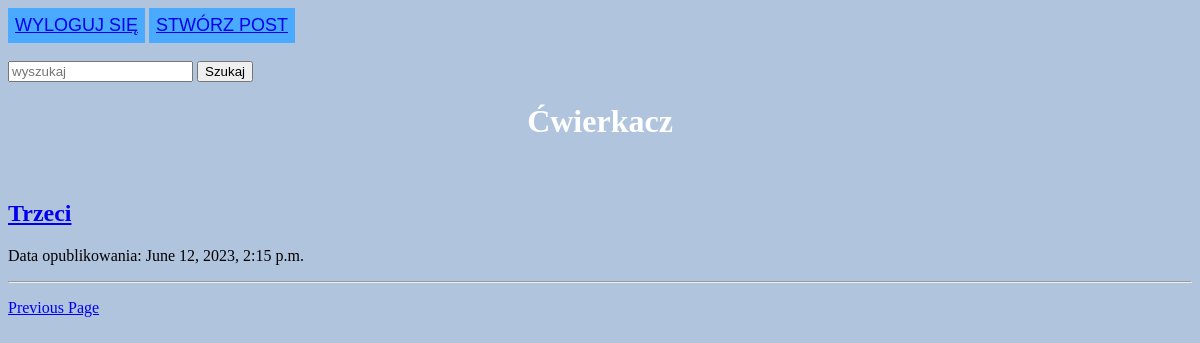
The app's page /posty?page=2, older data.
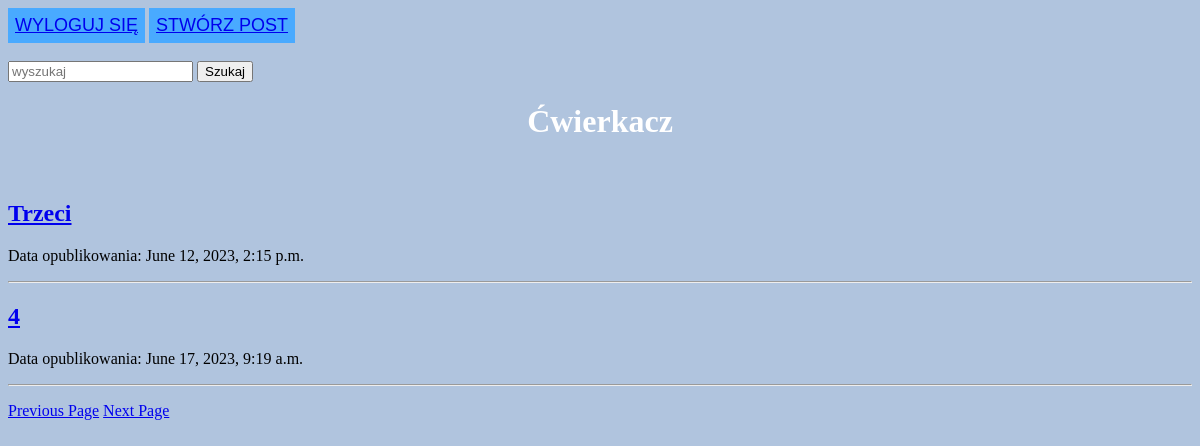
The same page, newer data.
### posty/models.py (models this page shows, shortened)
class Post(models.Model):
    objects = None
    STATUS_CHOICES = (
        ('draft', 'Draft'),
        ('published', 'Published')
    )
    title = models.CharField(max_length=250)
    slug = models.SlugField(max_length=250)
    content = models.TextField()
    published = models.DateTimeField(default=timezone.now())
    created = models.DateTimeField(auto_now_add=True)
    updated = models.DateTimeField(auto_now=True)
    def get_absolute_url(self):
        return reverse('post_detail', args=[self.slug])

### posty/views.py (the view)
# urls.py: path('posty', views.list_of_post, name='posty'),
def list_of_post(request):
    post = Post.objects.all()
    template = 'posty/posty.html'
    p = Paginator(post, 2)
    page_num = request.GET.get('page', 1)
    try:
        page = p.page(page_num)
    except EmptyPage:
        page = p.page(1)
    context = {"post": page}
    return render(request, template, context)

### posty/templates/posty/posty.html (shortened to what this page needs)
<!DOCTYPE html>
<html lang="en">
<head>
    {% load static %}
    <link href="{% static 'css/tlo.css' %}" rel="stylesheet" />
    <link href="{% static 'css/button.css' %}" rel="stylesheet" />
</head>
<body>
<button type="submit" class="btn"><a href="/wylogowanie">Wyloguj się</a></button>
<button type="submit" class="btn"><a href="/posty/create">Stwórz post</a></button>
<br>
<br>
<div class="container text-white">
      <form  action="{% url 'wyszukaj' %}" method="get">
        <input type="text" name="q" placeholder="wyszukaj">
        <button type="submit" >Szukaj</button>
      </form>
      <h1>Ćwierkacz</h1>
</div>
<br>
{% for posts in post %}
<h2><a href="{{posts.get_absolute_url}}">{{ posts.title }}</a></h2>
<p>Data opublikowania: {{posts.published}}</p>
<hr> {{post.content|truncatewords:40|linebreaks}}
{%endfor%}
{% if post.has_previous %}
<a href="{% url 'posty' %}?page={{post.previous_page_number}}">Previous Page</a>
{% endif %}
{% if post.has_next %}
<a href="{% url 'posty' %}?page={{post.next_page_number}}">Next Page</a>
{% endif %}
</body>
</html>

### static/css/tlo.css (style rules this page uses)
body { background-color: lightsteelblue; }
h1 { color: white; text-align: center; }

### static/css/button.css (style rules this page uses)
.btn { background-color: #49aaff; color: aliceblue; font-size: 18px; padding: 6px; text-decoration: none; transition-duration: 0.4s; border: 1px solid #49aaff; text-transform: uppercase; }

Row changes from the older to the newer data that the page shows:
added Post: title "4", published "June 17, 2023, 9:19 a.m."
Text that changed along with them:
text now shown: "Next Page"
